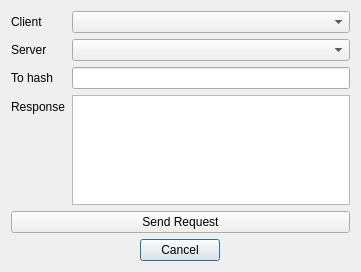
<?xml version="1.0" encoding="UTF-8"?>
<ui version="4.0">
 <class>Dialog</class>
 <widget class="QDialog" name="Dialog">
  <property name="geometry">
   <rect>
    <x>0</x>
    <y>0</y>
    <width>361</width>
    <height>272</height>
   </rect>
  </property>
  <property name="windowTitle">
   <string>Send Requests</string>
  </property>
  <layout class="QGridLayout" name="gridLayout">
   <item row="0" column="0">
    <layout class="QVBoxLayout" name="full_layout" stretch="3">
     <item>
      <layout class="QFormLayout" name="form_layout">
       <property name="formAlignment">
        <set>Qt::AlignLeading|Qt::AlignLeft|Qt::AlignVCenter</set>
       </property>
       <item row="0" column="0">
        <widget class="QLabel" name="switch_label">
         <property name="text">
          <string>Client</string>
         </property>
        </widget>
       </item>
       <item row="0" column="1">
        <widget class="QComboBox" name="client_box"/>
       </item>
       <item row="1" column="0">
        <widget class="QLabel" name="type_label">
         <property name="text">
          <string>Server</string>
         </property>
        </widget>
       </item>
       <item row="1" column="1">
        <widget class="QComboBox" name="server_box"/>
       </item>
       <item row="2" column="0">
        <widget class="QLabel" name="switch_name_label">
         <property name="text">
          <string>To hash</string>
         </property>
        </widget>
       </item>
       <item row="2" column="1">
        <widget class="QLineEdit" name="hash_box">
         <property name="enabled">
          <bool>true</bool>
         </property>
         <property name="maxLength">
          <number>30</number>
         </property>
        </widget>
       </item>
       <item row="3" column="0">
        <widget class="QLabel" name="switch_name_label_2">
         <property name="text">
          <string>Response</string>
         </property>
        </widget>
       </item>
       <item row="3" column="1">
        <widget class="QTextBrowser" name="response_box"/>
       </item>
      </layout>
     </item>
    </layout>
   </item>
   <item row="2" column="0">
    <widget class="QDialogButtonBox" name="button_box">
     <property name="layoutDirection">
      <enum>Qt::RightToLeft</enum>
     </property>
     <property name="orientation">
      <enum>Qt::Horizontal</enum>
     </property>
     <property name="standardButtons">
      <set>QDialogButtonBox::Cancel</set>
     </property>
     <property name="centerButtons">
      <bool>true</bool>
     </property>
    </widget>
   </item>
   <item row="1" column="0">
    <layout class="QHBoxLayout" name="checkbox_layout">
     <item>
      <widget class="QPushButton" name="send_btn">
       <property name="enabled">
        <bool>true</bool>
       </property>
       <property name="text">
        <string>Send Request</string>
       </property>
      </widget>
     </item>
    </layout>
   </item>
  </layout>
 </widget>
 <resources/>
 <connections>
  <connection>
   <sender>button_box</sender>
   <signal>accepted()</signal>
   <receiver>Dialog</receiver>
   <slot>accept()</slot>
   <hints>
    <hint type="sourcelabel">
     <x>260</x>
     <y>284</y>
    </hint>
    <hint type="destinationlabel">
     <x>157</x>
     <y>274</y>
    </hint>
   </hints>
  </connection>
  <connection>
   <sender>button_box</sender>
   <signal>rejected()</signal>
   <receiver>Dialog</receiver>
   <slot>reject()</slot>
   <hints>
    <hint type="sourcelabel">
     <x>260</x>
     <y>290</y>
    </hint>
    <hint type="destinationlabel">
     <x>286</x>
     <y>274</y>
    </hint>
   </hints>
  </connection>
 </connections>
</ui>
